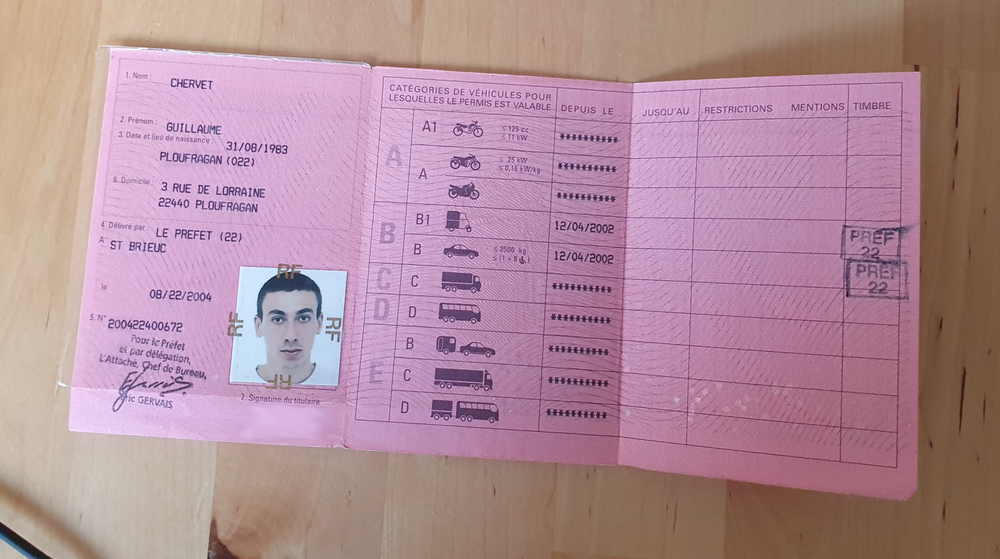
#> input picture 1-introduction/sample_anonyme.png, 1000 x 559 px, shrunk from 1600 x 895 before the run
$ python 3_image_crop.py
#> lines starting #> are read from the running program, lines starting #| are printed output that depends on the picture
import cv2

img = cv2.imread('./sample_anonyme.png')
#> img is the input picture: shape (559, 1000, 3); mean B, G, R 153.6, 140.8, 177.8

img_cropped = img[0:200, 0:100]
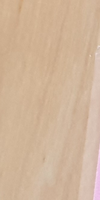
#> img_cropped: shape (200, 100, 3); mean B, G, R 154.9, 181, 208.8
cv2.imshow("sample-cropped", img_cropped)
cv2.waitKey()
cv2.destroyAllWindows()

$ run again, with 1-introduction/statue_small.jpg saved as 1-introduction/sample_anonyme.png
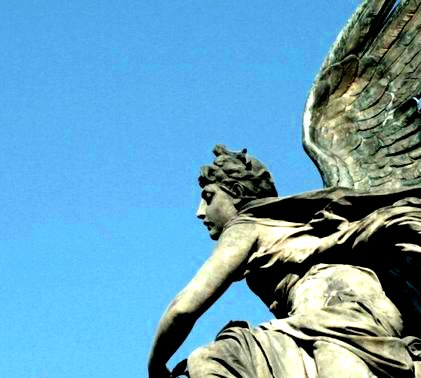
#> input picture 1-introduction/statue_small.jpg, 421 x 378 px
#> img is the input picture: shape (378, 421, 3); mean B, G, R 187.8, 159, 102
#> `img_cropped = img[0:200, 0:100]`:
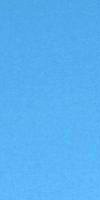
#> img_cropped: shape (200, 100, 3); mean B, G, R 242.6, 176.1, 88.8
